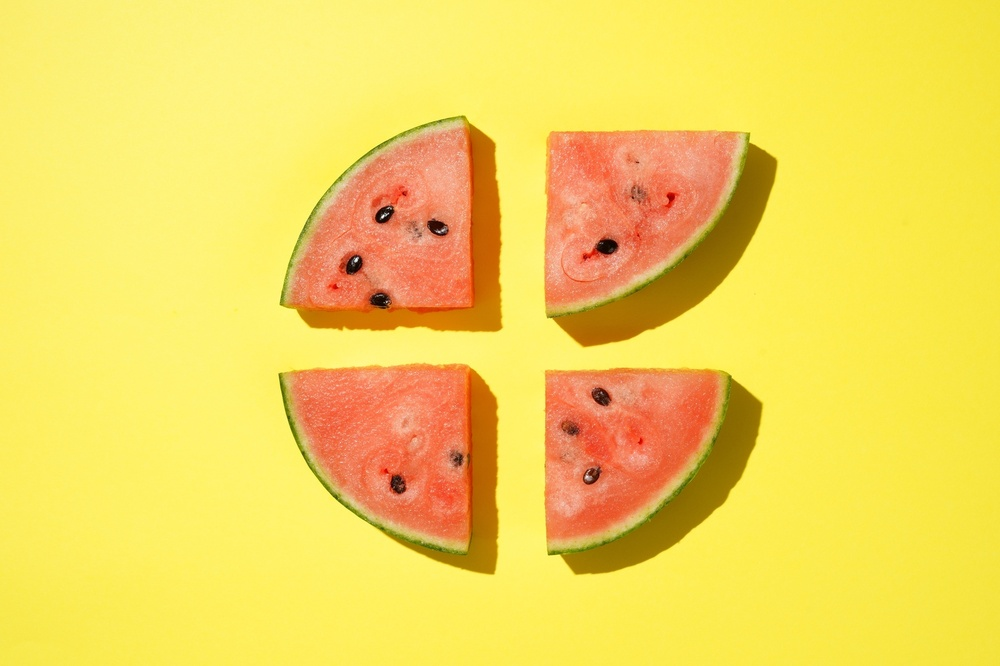
//> input picture img/image.jpg, 1000 x 666 px, shrunk from 1600 x 1066 before the run
$ ./10_threshold   (built with g++ and OpenCV 4)
//> lines starting //> are read from the running program, lines starting //| are printed output that depends on the picture; after the words box and inside, x2 and y2 are one past the last pixel; in counts of white or black regions, pixels touching at a corner belong together
#include <opencv2/opencv.hpp>
#include <iostream>

using namespace cv;
using namespace std;

int main(void) {
	// response値の最小・最大を取得
	double response_min = 0;
	double response_max = 255;

	Mat image = imread("img/image.jpg", 0);
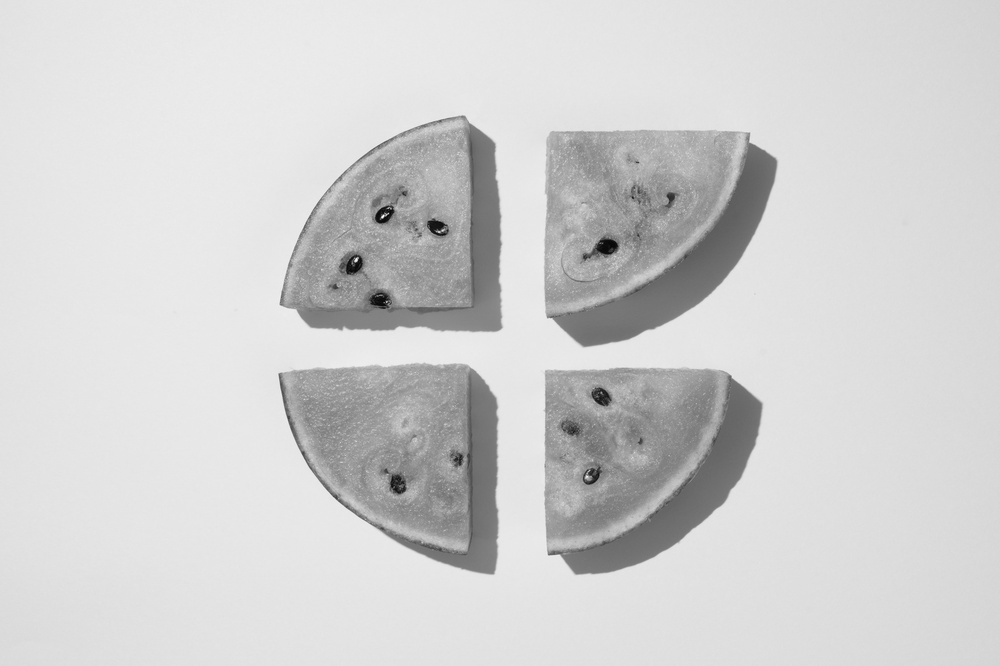
//> image: 666 rows x 1000 cols, CV_8UC1; min 3, max 255, mean 208.6

	// Create window
	const string window_name = "Threshold";
	namedWindow(window_name, 1);

	// Create trackbar to change threshold
	int trackbar_value = response_min;
	createTrackbar("threshold", window_name, &trackbar_value, response_max);
//> slider 'threshold' is set to 85

	while (true) {
		Mat output_image;
		int Threshold = getTrackbarPos("threshold", window_name);

		threshold(image, output_image, Threshold, 255, THRESH_BINARY);
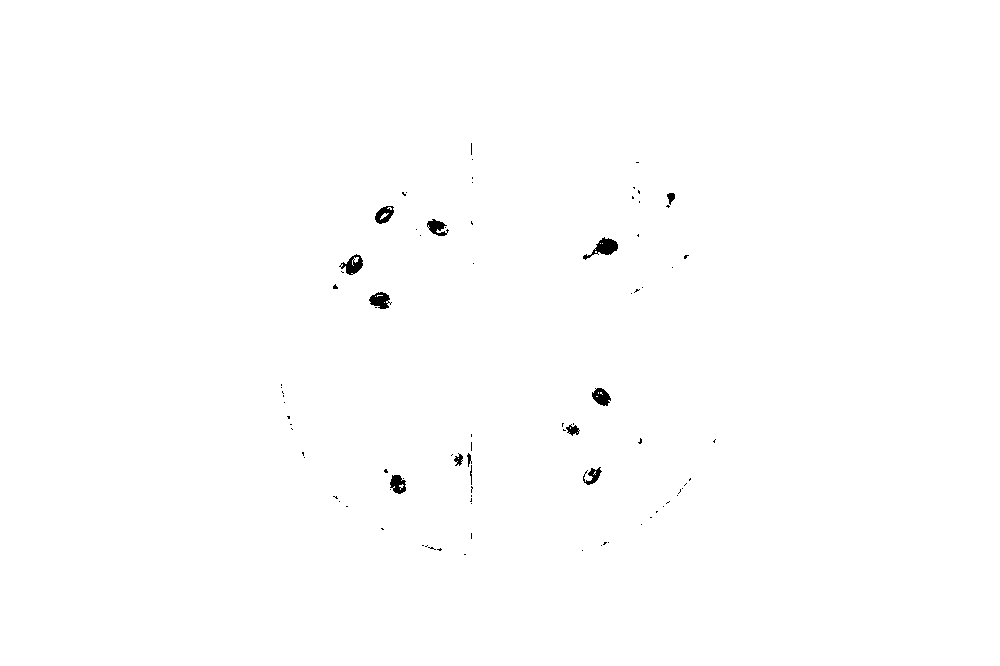
//> output_image: 666 rows x 1000 cols, CV_8UC1; 99.6% white; 88 black regions (75 under 20 px), largest, box (x1, y1, x2, y2) and area: (583, 237, 618, 260) 326, (339, 254, 363, 275) 247, (369, 292, 392, 309) 242
		imshow("bainarization", output_image);

		// Escで終了
		if (waitKey(50) == 27) {
//> the Esc key is pressed
			imwrite("img/binarization_image.jpg", output_image);
			break;
		}
	}
	return 0;
}
